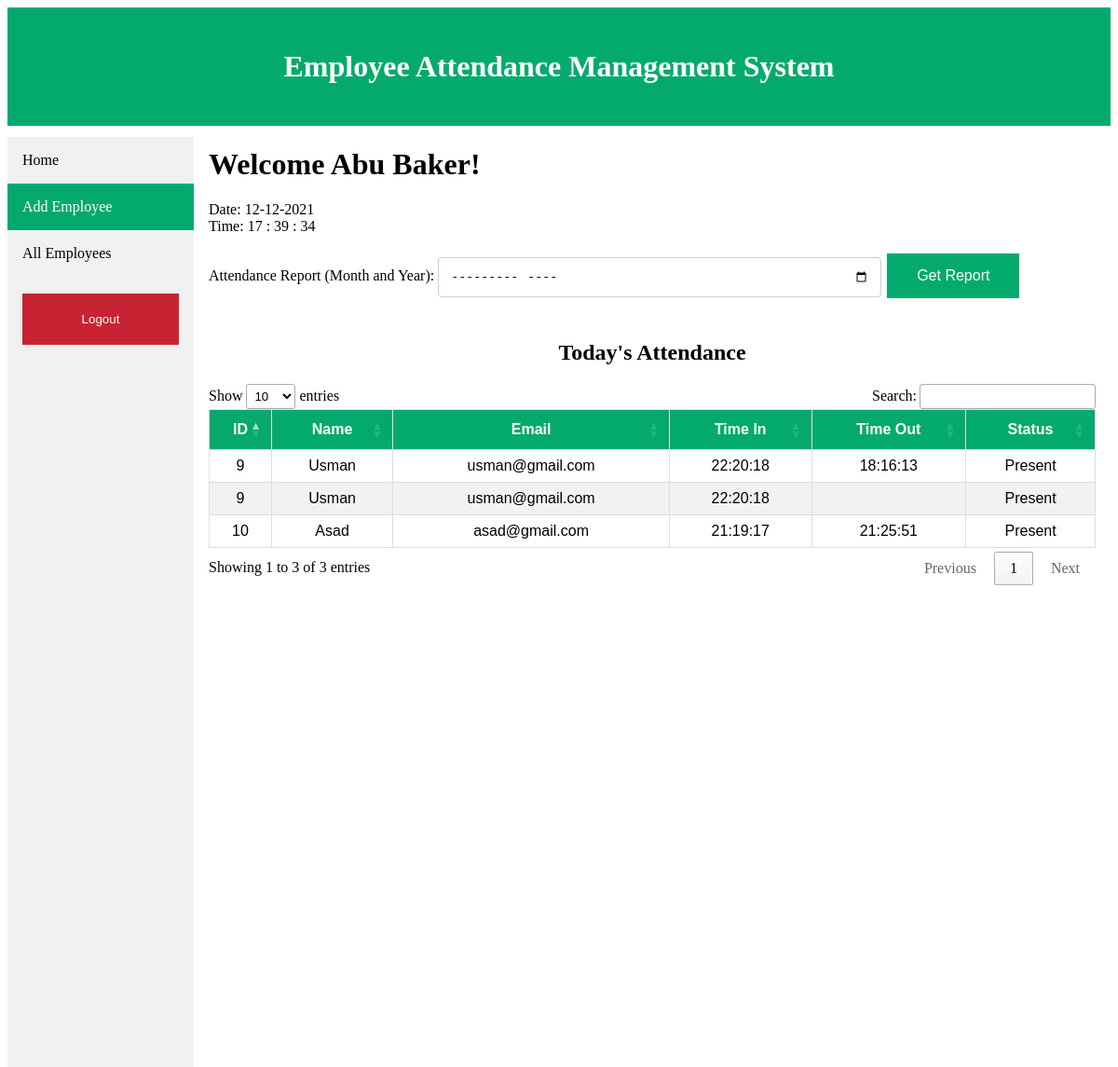
The app's page /adminDashboard.php (signed in) with its own data.
### tables this page shows
CREATE TABLE `attendance` (
  `id` int NOT NULL,
  `emp_id` int NOT NULL,
  `attendance_date` date NOT NULL,
  `time_in` time DEFAULT NULL,
  `time_out` time DEFAULT NULL,
  `status` varchar(10) DEFAULT NULL
);

CREATE TABLE `employees` (
  `emp_id` int NOT NULL,
  `emp_name` varchar(100) NOT NULL,
  `emp_email` varchar(100) NOT NULL,
  `emp_salary` int NOT NULL,
  `dept_id` int NOT NULL,
  `emp_boss` int NOT NULL,
  `emp_designation` varchar(100) NOT NULL,
  `emp_profile_pic` varchar(500) NOT NULL,
  `is_admin` tinyint NOT NULL DEFAULT '0',
  `emp_password` varchar(255) NOT NULL,
  `created_at` timestamp NOT NULL DEFAULT CURRENT_TIMESTAMP
);

### controllers/attendanceController.php (called while the page is built, shortened)
<?php
require_once "databaseController.php";
require_once "models/attendance.php";
class AttendanceController
{
    private $dbHandle;
    function __construct()
    {
        $db = new DatabaseController();
        $this->dbHandle = $db->connectDatabase();
    }
    function getTodaysAttendance()
    {
        $attendance = array();
        $todayDate = $this->getCurrDate();
        $getTodaysAttendanceQuery = "select e.emp_id, e.emp_name, e.emp_email, a.attendance_date, a.time_in, a.time_out, a.status from attendance as a
        inner join employees as e on a.emp_id = e.emp_id where attendance_date = '$todayDate' and e.emp_id <> {$_SESSION['loggedInUserId']}";
        $result = $this->dbHandle->query($getTodaysAttendanceQuery);
        while ($row = $result->fetch_assoc()) {
            $attendance[] = new Attendance($row);
        }
        return $attendance;
    }
    function getCurrDate()
    {
        $today = getdate();
        return $today['year'] . '-' . $today['mon'] . '-' . $today['mday'];
    }
}

### controllers/databaseController.php (called while the page is built)
<?php
class DatabaseController
{
    private $servername  = "localhost";
    private $username  = "abu";
    private $password = "AbuBaker@123";
    private $dbName = "ams";
    private $conn;
    function __construct()
    {
        $this->conn = new mysqli($this->servername, $this->username, $this->password, $this->dbName);
    }
    function connectDatabase()
    {
        return $this->conn;
    }
}

### models/attendance.php (called while the page is built, shortened)
<?php
class Attendance
{
    private $empId;
    private $empName;
    private $empEmail;
    private $timeIn;
    private $timeOut;
    private $status;
    function __construct($data)
    {
        $this->empId = $data['emp_id'];
        $this->timeIn = $data['time_in'];
        $this->timeOut = $data['time_out'];
        $this->empName = $data['emp_name'];
        $this->empEmail = $data['emp_email'];
        $this->status = $data['status'];
    }
    public function getEmpId()
    {
        return $this->empId;
    }
    public function getTimeIn()
    {
        return $this->timeIn;
    }
    public function getTimeOut()
    {
        return $this->timeOut;
    }
    public function getEmpName()
    {
        return $this->empName;
    }
    public function getempEmail()
    {
        return $this->empEmail;
    }
    public function getStatus()
    {
        return $this->status;
    }
}

### adminDashboard.php (the view, shortened to what this page needs)
<?php
require_once "includes/header.php";
require_once "includes/sideNavBar.php";
require_once "controllers/attendanceController.php";
$attendanceController = new AttendanceController();
$reportMonth = $_POST['reportMonth'];
if (isset($reportMonth)) {
  $attendance = $attendanceController->getAttendanceByMonth($_POST['reportMonth']);
} else {
  $attendance = $attendanceController->getTodaysAttendance();
}
?>
<div class="content">
  <h1>Welcome <?php echo $_SESSION['loggedInUserName']; ?>!</h1>
  <p id="currDateTime"></p>
  <form action="adminDashboard.php" method="post">
    <label for="attedanceReportMonth">Attendance Report (Month and Year):</label>
    <input type="month" id="reportMonth" name="reportMonth">
    <input class="button" type="submit" id="submit" name="reportSubmit" value="Get Report">
  </form>
  <div class="container">
    <?php if (isset($reportMonth)) : ?>
      <h2>Attendance Report for : <?php echo $reportMonth ?></h2>
    <?php else : ?>
      <h2>Today's Attendance</h2>
    <?php endif; ?>
    <table id="attendanceTable">
      <thead>
        <tr>
          <th>ID</th>
          <th>Name</th>
          <th>Email</th>
          <th>Time In</th>
          <th>Time Out</th>
          <th>Status</th>
        </tr>
      </thead>
      <tbody>
        <?php foreach ($attendance as $row) : ?>
          <tr>
            <td><?php echo $row->getEmpId(); ?></td>
            <td><?php echo $row->getEmpName(); ?></td>
            <td><?php echo $row->getempEmail(); ?></td>
            <td><?php echo $row->getTimeIn(); ?></td>
            <td><?php echo $row->getTimeOut(); ?></td>
            <td><?php echo $row->getStatus(); ?></td>
          </tr>
        <?php endforeach; ?>
      </tbody>
    </table>
  </div>
</div>
</body>
</html>

### includes/header.php (shortened to what this page needs)
<!DOCTYPE html>
<html>
<head>
    <link href="assets/css/style.css" rel="stylesheet" />
    <link rel="stylesheet" type="text/css" href="https://cdn.datatables.net/1.11.3/css/jquery.dataTables.css">
</head>
<body>
    <div class="headerDiv">
        <h1 class="header">Employee Attendance Management System</h1>
    </div>

### includes/sideNavBar.php
<div class="sidebar">
  <a href="adminDashboard.php">Home</a>
  <a class="active" href="addEmployee.php">Add Employee</a>
  <a href="allEmployees.php">All Employees</a>
  <a href="index.php?action=logout"><button class="logoutBtn">Logout</button></a>
</div>

### assets/css/style.css (style rules this page uses)
.header { color: white; font-weight: bold; }
.headerDiv { width: 100%; padding-top: 2%; padding-bottom: 2%; background-color: #04AA6D; text-align: center; }
input[type=text], [type=number], [type=password], [type=month] { padding: 12px; width: 50%; border: 1px solid #ccc; border-radius: 4px; box-sizing: border-box; margin-top: 6px; margin-bottom: 16px; }
.container { padding-top: 1%; text-align: center; }
.button { background-color: #04AA6D; border: none; color: White; padding: 15px 32px; text-align: center; text-decoration: none; display: inline-block; font-size: 16px; margin: 4px 2px; cursor: pointer; }
#attendanceTable { font-family: Arial, Helvetica, sans-serif; border-collapse: collapse; width: 100%; }
#attendanceTable td, #attendanceTable th { border: 1px solid #ddd; padding: 8px; }
#attendanceTable tr:nth-child(even) { background-color: #f2f2f2; }
#attendanceTable th { padding-top: 12px; padding-bottom: 12px; text-align: center; background-color: #04AA6D; color: white; }
.sidebar { margin-top: 1%; padding: 0; width: 200px; background-color: #f1f1f1; position: fixed; height: 100%; overflow: auto; }
.sidebar a { display: block; color: black; padding: 16px; text-decoration: none; }
.sidebar a.active { background-color: #04AA6D; color: white; }
div.content { margin-left: 200px; padding: 1px 16px; height: 1000px; }
.logoutBtn { background-color: #C82333; width: 100%; margin-top: 1%; display: inline-block; border: none; color: White; padding: 20px; text-align: center; text-decoration: none; cursor: pointer; }

### records on screen
attendance: emp.emp_id "9", emp.emp_name "Usman", emp.emp_email "usman@gmail.com", time_in "22:20:18", time_out "18:16:13", status "Present"
attendance: emp.emp_id "9", emp.emp_name "Usman", emp.emp_email "usman@gmail.com", time_in "22:20:18", status "Present"
attendance: emp.emp_id "10", emp.emp_name "Asad", emp.emp_email "asad@gmail.com", time_in "21:19:17", time_out "21:25:51", status "Present"

### other values on screen
$_SESSION['loggedInUserName'] "Abu Baker"
